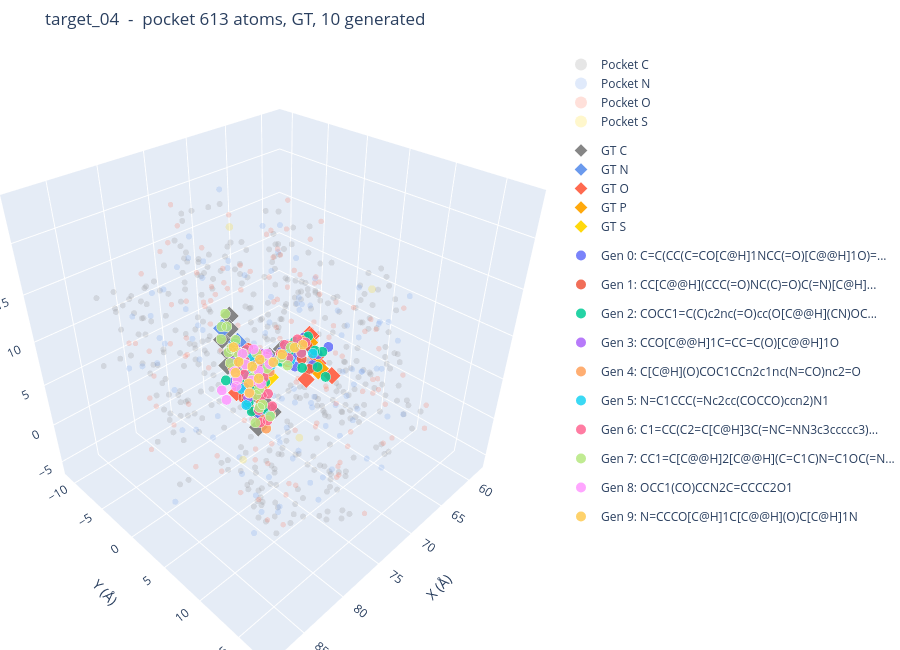

Notebook cell for this chart:
### Markdown cell above
## 3. Interactive 3D viewer

Pocket (translucent grey) + GT ligand (large, outlined) + generated ligands (one trace per molecule).

### Code cell
# Section 3 - Plotly 3D viewer: pocket + GT ligand + generated ligands.
traces = []

# pocket - semi-transparent markers
for elem in sorted(set(poc_elems)):
    xyz = poc_coords[[i for i, e in enumerate(poc_elems) if e == elem]]
    traces.append(go.Scatter3d(
        x=xyz[:, 0], y=xyz[:, 1], z=xyz[:, 2], mode="markers",
        marker=dict(size=ELEM_SIZE.get(elem, 3),
                    color=ELEM_COLOR.get(elem, "white"), opacity=0.20),
        name=f"Pocket {elem}", legendgroup="pocket",
    ))

# GT ligand - large diamonds with a white outline
if gt_mol is not None:
    gt_xyz, gt_elems = mol_coords(gt_mol), mol_elems(gt_mol)
    for elem in sorted(set(gt_elems)):
        xyz = gt_xyz[[i for i, e in enumerate(gt_elems) if e == elem]]
        traces.append(go.Scatter3d(
            x=xyz[:, 0], y=xyz[:, 1], z=xyz[:, 2], mode="markers",
            marker=dict(size=ELEM_SIZE.get(elem, 3.5) * 1.8,
                        color=ELEM_COLOR.get(elem, "purple"), opacity=0.95,
                        symbol="diamond", line=dict(width=1.5, color="white")),
            name=f"GT {elem}", legendgroup="gt",
        ))

# generated ligands - one trace per molecule
for i, mol in enumerate(gen_mols):
    xyz = mol_coords(mol)
    smi = Chem.MolToSmiles(mol)
    traces.append(go.Scatter3d(
        x=xyz[:, 0], y=xyz[:, 1], z=xyz[:, 2], mode="markers",
        marker=dict(size=6, color=palette[i % len(palette)], opacity=0.85,
                    line=dict(width=0.6, color="white")),
        name=f"Gen {i}: {smi[:34]}{'...' if len(smi) > 34 else ''}",
        legendgroup=f"gen_{i}", text=mol_elems(mol),
        hovertemplate="%{text}<br>(%{x:.2f}, %{y:.2f}, %{z:.2f})<extra>%{fullData.name}</extra>",
    ))

fig = go.Figure(traces)
fig.update_layout(
    title=f"{td.name}  -  pocket {len(poc_coords)} atoms, GT, {len(gen_mols)} generated",
    scene=dict(xaxis_title="X (Å)", yaxis_title="Y (Å)",
               zaxis_title="Z (Å)", aspectmode="data"),
    width=900, height=650,
    legend=dict(itemsizing="constant", groupclick="toggleitem"),
    margin=dict(l=0, r=0, t=50, b=0),
)
fig.show()

### Figure 1 — Plotly figure (JSON) as saved in the notebook; plotly's stock layout.template omitted (floating-point values rounded to 4 significant figures; data arrays with more than 128 entries replaced by an {"elided": "..."} marker saying what was removed)
{"data": [{"legendgroup": "pocket", "marker": {"color": "gray", "opacity": 0.2, "size": 3.5}, "mode": "markers", "name": "Pocket C", "type": "scatter3d", "x": {"elided": "379 float values"}, "y": {"elided": "379 float values"}, "z": {"elided": "379 float values"}}, {"legendgroup": "pocket", "marker": {"color": "cornflowerblue", "opacity": 0.2, "size": 3.5}, "mode": "markers", "name": "Pocket N", "type": "scatter3d", "x": [71.71, 70.52, 72.61, 71.11, 69.33, 70.52, 70.8, 79.55, 79.08, 76.25, 67.44, 65.35, 66.81, 69.04, 67.46, 70.34, 70.57, 68.73, 71.28, 72.18, 74.26, 73.68, 75.01, 73.41, 70.29, 80.38, 76.65, 82.26, 83.23, 70.0, 78.23, 75.56, 64.49, 67.68, 75.01, 70.95, 69.31, 72.78, 81.06, 75.65, 85.54, 82.93, 81.29, 82.56, 84.45, 78.11, 78.09, 85.6, 85.78, 88.19, 79.2, 79.05, 79.84, 80.04, 82.48, 77.45, 79.0, 76.49, 86.38, 82.22, 62.2, 65.69, 64.14, 62.89, 67.81, 68.53, 68.08, 73.37, 67.09, 67.73, 67.72, 63.15, 66.71, 66.52, 68.35, 61.48, 59.79, 61.88, 62.15, 65.48, 62.64, 62.78, 69.64, 72.28, 69.08, 70.27, 58.25, 66.32, 76.47, 59.88, 85.49, 83.16, 80.91, 82.48, 74.65, 84.91, 83.5, 83.31, 71.78, 72.25, 76.42, 74.56], "y": [12.38, 6.623, 11.61, 11.77, 7.811, 7.693, 6.064, 9.472, 7.05, 5.181, 7.078, 4.122, 1.817, 2.739, -0.559, -0.079, -3.109, -4.344, 3.113, 3.254, 3.395, 4.472, -7.464, -7.012, -3.793, -4.662, -3.707, -2.688, 0.244, 0.511, -6.181, -3.505, -5.952, -2.764, -10.96, -9.606, -7.273, -3.427, -7.739, 10.43, 4.787, 5.494, 4.297, 10.01, 12.4, 12.65, 3.601, 0.082, 6.996, 6.521, 14.52, 14.76, 12.05, 10.55, 12.96, 16.14, 9.721, 5.764, 15.07, 14.86, 4.556, 5.521, 0.37, 4.939, 3.283, 1.461, 1.198, 6.442, 10.35, 3.119, 0.652, 8.684, 10.35, 8.485, 8.722, 6.499, 2.266, 2.034, 10.04, -5.264, -3.844, 11.41, 14.09, 10.22, 11.92, 14.51, 6.749, 6.225, 1.453, 6.19, -2.223, -1.492, -0.272, 3.387, 7.534, 7.12, 4.444, -0.711, 0.352, 2.959, -4.233, -1.99], "z": [10.28, 8.666, 7.671, 5.42, 2.488, 0.468, 2.049, 10.43, 12.03, 12.99, 10.55, 9.951, 10.15, 11.68, 4.946, 3.651, 2.083, 3.571, -2.143, 2.314, 2.819, -1.764, 9.26, 6.214, 12.7, 9.715, 5.846, 8.821, 12.88, 16.71, 1.513, 16.36, 10.04, 9.565, 10.08, 10.33, 12.59, 14.61, 11.0, -1.702, 7.51, 5.48, 6.18, -3.357, 4.672, 11.32, -3.642, 11.67, 9.095, 2.312, 1.801, 4.523, 5.361, 6.893, 1.636, 10.59, -2.896, -3.674, 6.336, 9.674, 5.471, 3.387, 3.851, -0.079, -0.756, 0.522, -1.751, 14.61, 12.09, 14.1, 15.3, 9.708, 6.873, 5.421, 6.816, 7.955, 9.489, 4.381, 12.74, 4.307, 6.111, -0.452, 5.011, -2.456, -2.046, -0.635, 4.202, -4.445, -3.934, 1.063, 10.18, 14.84, 19.08, 21.88, 16.85, 18.71, 15.54, 17.46, 19.88, 20.99, 18.87, 23.39]}, {"legendgroup": "pocket", "marker": {"color": "tomato", "opacity": 0.2, "size": 3.2}, "mode": "markers", "name": "Pocket O", "type": "scatter3d", "x": [74.33, 70.35, 72.8, 72.25, 67.97, 77.59, 81.05, 76.62, 74.85, 66.55, 65.65, 64.58, 65.18, 68.91, 69.66, 70.01, 69.18, 68.0, 71.22, 66.37, 69.94, 72.68, 75.01, 76.54, 75.7, 75.75, 75.03, 74.68, 71.97, 73.75, 71.67, 82.15, 77.26, 83.42, 80.91, 80.67, 69.92, 74.17, 74.61, 80.13, 77.43, 76.56, 77.04, 64.97, 67.79, 73.61, 70.26, 72.72, 71.42, 74.21, 82.31, 73.29, 87.44, 80.36, 82.1, 77.45, 78.89, 78.14, 80.36, 83.91, 86.14, 86.88, 83.96, 83.99, 86.14, 76.8, 80.06, 79.73, 79.43, 76.55, 73.81, 78.49, 79.01, 85.15, 82.97, 62.5, 64.78, 66.62, 62.41, 64.38, 72.75, 65.65, 66.65, 69.47, 66.99, 63.74, 60.01, 60.51, 62.84, 61.0, 64.23, 61.79, 60.09, 62.79, 64.47, 65.28, 69.03, 70.44, 69.09, 70.04, 70.18, 65.6, 69.27, 58.78, 59.88, 67.79, 74.24, 73.27, 71.94, 61.8, 61.86, 85.83, 82.74, 79.17, 82.47, 81.5, 79.51, 75.05, 77.04, 83.79, 85.31, 82.21, 70.79, 70.44, 74.88, 75.55, 75.99, 74.51], "y": [10.71, 7.367, 12.5, 5.439, 12.6, 6.457, 8.454, 7.315, 4.84, 4.832, 1.268, 3.068, 0.945, 0.717, 2.989, -2.045, -1.555, -5.67, -6.077, -3.314, -5.444, 5.6, 4.097, 3.974, -6.847, -2.806, -3.443, -8.319, -4.556, -3.851, -1.493, -3.634, -1.604, -1.959, -1.514, 4.321, 1.493, -0.072, 0.408, -4.184, -6.046, -1.312, -1.845, -4.532, -2.915, -9.139, -7.009, -8.229, -5.703, -5.302, -5.799, 11.89, 2.737, 11.51, 13.49, 10.05, 10.96, -0.058, 3.242, 2.005, 1.459, 3.41, 3.828, 10.47, 7.026, 14.67, 16.99, 12.35, 14.16, 8.539, 15.61, 3.744, 6.92, 14.44, 12.73, 2.791, 3.7, 1.498, -3.491, 3.88, 7.624, 8.399, 1.41, -1.521, -2.139, 6.417, 5.064, 2.3, -1.464, 8.795, -5.29, -5.148, -2.838, 13.88, 9.004, 7.909, 17.65, 13.39, 11.73, 10.2, 9.295, 12.26, 13.73, 4.809, 8.945, 4.01, 1.412, -1.203, 0.508, 6.734, 0.188, -1.109, -2.794, -2.08, 6.317, 3.632, 4.277, 10.02, 8.986, 9.659, 5.791, -0.551, 2.435, 5.957, 4.539, 5.465, -7.101, -0.968], "z": [8.888, 10.76, 4.163, 6.045, 4.588, 10.44, 8.203, 13.62, 15.37, 11.73, 12.0, 7.331, 7.078, 12.65, 15.21, 4.779, 1.278, 1.92, 2.202, 4.977, 5.904, -0.057, -4.005, -1.097, 6.406, 9.987, 11.98, 3.077, 4.209, 5.402, 14.57, 6.785, 6.236, 11.1, 14.96, 8.926, 19.33, 16.73, 14.59, -0.814, 17.99, 15.02, 12.94, 13.34, 11.84, 8.853, 10.55, 12.19, 13.15, 16.57, 9.506, -1.313, 5.251, -2.811, 3.795, 11.01, 13.72, -3.622, -1.936, 14.08, 9.368, 10.06, 8.822, 14.01, 5.298, 4.615, 6.839, 2.343, 10.29, -2.519, -3.262, -5.854, -4.06, 3.97, 9.485, 2.331, 4.361, 4.487, -1.016, -2.485, 18.07, 11.02, 17.14, 17.61, 14.32, 7.825, 5.675, 7.361, 3.891, 10.37, 6.697, 9.375, 6.636, 2.201, 3.747, 1.971, 5.451, 8.165, 7.641, -0.917, -4.143, -1.342, 1.287, 2.467, 1.697, -3.61, -5.833, -2.577, -2.774, -0.881, -3.552, 13.54, 18.19, 21.56, 19.93, 17.68, 18.37, 19.49, 16.29, 16.42, 15.47, 20.88, 22.62, 21.72, 21.95, 20.13, 20.86, 21.39]}, {"legendgroup": "pocket", "marker": {"color": "gold", "opacity": 0.2, "size": 4.5}, "mode": "markers", "name": "Pocket S", "type": "scatter3d", "x": [72.26, 75.26, 82.15, 62.67], "y": [-3.506, 8.553, 8.41, 6.027], "z": [18.63, 2.506, 4.32, 12.04]}, {"legendgroup": "gt", "marker": {"color": "gray", "line": {"color": "white", "width": 1.5}, "opacity": 0.95, "size": 6.3, "symbol": "diamond"}, "mode": "markers", "name": "GT C", "type": "scatter3d", "x": [73.73, 74.77, 74.56, 76.02, 77.18, 76.81, 78.03, 78.34, 77.7, 72.26, 71.46, 77.23, 77.15, 77.03, 77.29, 77.38, 77.33], "y": [1.903, 1.154, -0.352, 2.927, 3.801, 5.26, 6.133, 6.318, 7.474, 1.604, 2.52, 1.15, 1.446, 0.344, 1.692, 1.873, 2.727], "z": [6.856, 7.417, 7.857, 6.647, 6.298, 5.981, 5.809, 4.332, 6.437, 6.658, 7.595, 7.945, 9.457, 10.34, 12.25, 13.76, 10.04]}, {"legendgroup": "gt", "marker": {"color": "cornflowerblue", "line": {"color": "white", "width": 1.5}, "opacity": 0.95, "size": 6.3, "symbol": "diamond"}, "mode": "markers", "name": "GT N", "type": "scatter3d", "x": [76.02, 77.07, 77.39, 77.57], "y": [1.74, 0.482, 2.813, 3.887], "z": [7.302, 11.67, 11.44, 9.384]}, {"legendgroup": "gt", "marker": {"color": "tomato", "line": {"color": "white", "width": 1.5}, "opacity": 0.95, "size": 5.76, "symbol": "diamond"}, "mode": "markers", "name": "GT O", "type": "scatter3d", "x": [78.33, 70.09, 69.34, 67.71, 69.12, 68.47, 70.22, 67.77], "y": [3.505, 2.534, 4.093, 2.878, 4.852, 6.397, 4.615, 3.952], "z": [6.694, 7.082, 9.033, 7.507, 6.697, 4.879, 4.394, 4.74]}, {"legendgroup": "gt", "marker": {"color": "orange", "line": {"color": "white", "width": 1.5}, "opacity": 0.95, "size": 7.2, "symbol": "diamond"}, "mode": "markers", "name": "GT P", "type": "scatter3d", "x": [68.99, 68.83], "y": [3.559, 4.917], "z": [7.685, 5.117]}, {"legendgroup": "gt", "marker": {"color": "gold", "line": {"color": "white", "width": 1.5}, "opacity": 0.95, "size": 8.1, "symbol": "diamond"}, "mode": "markers", "name": "GT S", "type": "scatter3d", "x": [74.36], "y": [3.386], "z": [6.256]}, {"hovertemplate": "%{text}<br>(%{x:.2f}, %{y:.2f}, %{z:.2f})<extra>%{fullData.name}</extra>", "legendgroup": "gen_0", "marker": {"color": "#636EFA", "line": {"color": "white", "width": 0.6}, "opacity": 0.85, "size": 6}, "mode": "markers", "name": "Gen 0: C=C(CC(C=CO[C@H]1NCC(=O)[C@@H]1O)=...", "text": ["C", "C", "C", "C", "C", "C", "C", "C", "C", "C", "C", "C", "C", "O", "O", "O", "N", "N"], "type": "scatter3d", "x": [68.62, 68.89, 69.47, 70.52, 72.82, 73.74, 74.87, 75.09, 75.63, 76.04, 77.36, 77.89, 77.67, 67.49, 69.66, 71.53, 70.27, 78.18], "y": [4.608, 4.23, 3.716, 3.132, 2.172, 2.954, 0.7426, 2.734, 1.758, 3.651, 3.769, 2.743, 5.81, 4.961, 3.758, 2.506, 3.175, 4.785], "z": [6.617, 5.246, 7.362, 6.566, 7.161, 6.373, 8.092, 6.572, 7.45, 5.935, 6.52, 7.264, 5.22, 7.098, 8.707, 7.275, 5.25, 6.032]}, {"hovertemplate": "%{text}<br>(%{x:.2f}, %{y:.2f}, %{z:.2f})<extra>%{fullData.name}</extra>", "legendgroup": "gen_1", "marker": {"color": "#EF553B", "line": {"color": "white", "width": 0.6}, "opacity": 0.85, "size": 6}, "mode": "markers", "name": "Gen 1: CC[C@@H](CCC(=O)NC(C)=O)C(=N)[C@H]...", "text": ["C", "C", "C", "C", "C", "C", "C", "C", "C", "C", "C", "C", "C", "C", "C", "O", "O", "O", "N", "N"], "type": "scatter3d", "x": [69.14, 69.72, 71.59, 72.84, 73.48, 74.07, 74.84, 75.17, 76.48, 77.09, 76.97, 77.45, 77.47, 77.65, 77.65, 68.77, 71.15, 76.65, 70.9, 77.21], "y": [4.063, 3.535, 2.408, 1.676, -0.0578, 2.319, 0.2608, 1.576, 2.158, 3.423, 3.344, 4.363, 4.737, 5.554, 5.753, 3.386, 3.2, 2.508, 2.738, 1.54], "z": [4.815, 6.062, 7.021, 7.003, 7.446, 6.795, 7.753, 7.34, 7.566, 5.353, 6.812, 7.553, 4.847, 7.104, 5.673, 7.043, 8.1, 4.583, 5.862, 8.4]}, {"hovertemplate": "%{text}<br>(%{x:.2f}, %{y:.2f}, %{z:.2f})<extra>%{fullData.name}</extra>", "legendgroup": "gen_2", "marker": {"color": "#00CC96", "line": {"color": "white", "width": 0.6}, "opacity": 0.85, "size": 6}, "mode": "markers", "name": "Gen 2: COCC1=C(C)c2nc(=O)cc(O[C@@H](CN)OC...", "text": ["C", "C", "C", "C", "C", "C", "C", "C", "C", "C", "C", "C", "C", "C", "C", "C", "O", "O", "O", "O", "O", "N", "N", "N"], "type": "scatter3d", "x": [67.27, 68.5, 68.55, 69.75, 70.76, 70.76, 73.12, 73.2, 74.15, 75.22, 75.56, 76.83, 76.77, 77.2, 77.84, 77.97, 68.24, 69.45, 72.06, 74.11, 78.39, 69.52, 74.53, 75.4], "y": [4.044, 4.124, 4.595, 3.631, 2.857, 3.512, 0.9753, 2.372, 0.1862, 4.046, 2.002, 2.505, 3.903, 6.143, 4.588, 1.697, 5.43, 3.114, 3.001, -1.246, 5.54, 4.076, 2.872, 0.6922], "z": [5.945, 6.742, 5.022, 5.038, 7.248, 8.583, 7.205, 6.951, 7.573, 6.491, 7.149, 6.895, 6.535, 5.659, 5.944, 6.919, 4.085, 6.514, 6.648, 7.71, 5.74, 8.873, 6.941, 7.551]}, {"hovertemplate": "%{text}<br>(%{x:.2f}, %{y:.2f}, %{z:.2f})<extra>%{fullData.name}</extra>", "legendgroup": "gen_3", "marker": {"color": "#AB63FA", "line": {"color": "white", "width": 0.6}, "opacity": 0.85, "size": 6}, "mode": "markers", "name": "Gen 3: CCO[C@@H]1C=CC=C(O)[C@@H]1O", "text": ["C", "C", "C", "C", "C", "C", "C", "C", "O", "O", "O"], "type": "scatter3d", "x": [73.13, 72.91, 73.94, 74.39, 75.25, 75.54, 77.55, 78.32, 74.66, 76.18, 76.6], "y": [1.235, 2.525, 3.267, 0.7666, 2.953, 1.585, 3.775, 5.03, -0.5995, 4.01, 1.047], "z": [7.289, 6.968, 6.871, 7.53, 7.003, 7.385, 7.01, 6.99, 7.835, 6.969, 7.961]}, {"hovertemplate": "%{text}<br>(%{x:.2f}, %{y:.2f}, %{z:.2f})<extra>%{fullData.name}</extra>", "legendgroup": "gen_4", "marker": {"color": "#FFA15A", "line": {"color": "white", "width": 0.6}, "opacity": 0.85, "size": 6}, "mode": "markers", "name": "Gen 4: C[C@H](O)COC1CCn2c1nc(N=CO)nc2=O", "text": ["C", "C", "C", "C", "C", "C", "C", "C", "C", "C", "O", "O", "O", "O", "N", "N", "N", "N"], "type": "scatter3d", "x": [70.89, 73.07, 74.72, 75.49, 76.74, 77.06, 77.5, 77.83, 77.7, 78.09, 69.66, 75.12, 76.93, 78.88, 71.7, 73.42, 74.13, 75.73], "y": [3.034, 2.587, 1.002, 3.294, 4.04, 1.704, 5.791, 3.104, 7.277, 7.098, 3.396, -0.1542, 5.387, 7.669, 2.93, 1.309, 3.552, 1.997], "z": [7.952, 6.94, 7.631, 7.199, 7.42, 7.852, 6.295, 7.568, 5.963, 4.494, 8.175, 7.998, 7.476, 6.391, 6.833, 7.25, 6.85, 7.588]}, {"hovertemplate": "%{text}<br>(%{x:.2f}, %{y:.2f}, %{z:.2f})<extra>%{fullData.name}</extra>", "legendgroup": "gen_5", "marker": {"color": "#19D3F3", "line": {"color": "white", "width": 0.6}, "opacity": 0.85, "size": 6}, "mode": "markers", "name": "Gen 5: N=C1CCC(=Nc2cc(COCCO)ccn2)N1", "text": ["C", "C", "C", "C", "C", "C", "C", "C", "C", "C", "C", "C", "O", "O", "N", "N", "N", "N"], "type": "scatter3d", "x": [69.39, 69.78, 71.11, 71.47, 73.86, 74.98, 75.35, 76.38, 76.24, 77.35, 77.33, 77.65, 77.77, 78.23, 68.24, 70.4, 72.67, 74.16], "y": [3.224, 3.358, 2.966, 2.457, 2.131, 3.074, 0.82, 1.706, 2.849, 5.474, 6.787, 3.443, 4.158, 6.255, 3.643, 2.617, 2.217, 1.047], "z": [6.471, 7.795, 7.845, 6.591, 6.708, 6.424, 7.957, 7.821, 7.023, 5.517, 5.369, 6.714, 5.309, 6.342, 6.027, 5.746, 6.14, 7.41]}, {"hovertemplate": "%{text}<br>(%{x:.2f}, %{y:.2f}, %{z:.2f})<extra>%{fullData.name}</extra>", "legendgroup": "gen_6", "marker": {"color": "#FF6692", "line": {"color": "white", "width": 0.6}, "opacity": 0.85, "size": 6}, "mode": "markers", "name": "Gen 6: C1=CC(C2=C[C@H]3C(=NC=NN3c3ccccc3)...", "text": ["C", "C", "C", "C", "C", "C", "C", "C", "C", "C", "C", "C", "C", "C", "C", "C", "C", "C", "C", "N", "N", "N"], "type": "scatter3d", "x": [69.38, 69.53, 70.41, 70.68, 71.56, 71.7, 73.41, 74.28, 74.79, 75.14, 76.06, 76.34, 76.81, 76.68, 76.92, 77.26, 77.52, 78.07, 78.16, 72.63, 72.85, 74.63], "y": [3.664, 3.279, 3.548, 2.634, 2.985, 2.587, -0.427, 2.159, 3.407, 1.219, 3.842, 1.665, 2.977, 5.121, 6.153, 5.265, 7.281, 6.306, 7.331, 0.5014, 1.814, -0.0468], "z": [7.906, 6.554, 8.724, 6.203, 8.372, 7.069, 7.02, 6.816, 6.451, 7.435, 6.839, 7.907, 7.648, 6.351, 7.283, 5.071, 6.852, 4.71, 5.635, 6.606, 6.724, 7.482]}, {"hovertemplate": "%{text}<br>(%{x:.2f}, %{y:.2f}, %{z:.2f})<extra>%{fullData.name}</extra>", "legendgroup": "gen_7", "marker": {"color": "#B6E880", "line": {"color": "white", "width": 0.6}, "opacity": 0.85, "size": 6}, "mode": "markers", "name": "Gen 7: CC1=C[C@@H]2[C@@H](C=C1C)N=C1OC(=N...", "text": ["C", "C", "C", "C", "C", "C", "C", "C", "C", "C", "C", "C", "C", "C", "C", "C", "C", "O", "O", "O", "O", "N", "N", "N", "N", "N", "N"], "type": "scatter3d", "x": [71.52, 72.91, 73.22, 73.98, 74.51, 75.55, 75.96, 76.37, 76.95, 76.89, 77.22, 77.19, 77.16, 77.45, 77.56, 77.86, 77.98, 70.9, 70.78, 76.82, 77.28, 74.94, 75.19, 76.85, 77.13, 77.28, 77.19], "y": [2.505, 2.069, 0.7752, 3.022, 0.3621, 1.362, 3.786, 4.048, 0.105, 4.211, 1.302, 2.457, 5.279, 5.548, 6.119, 5.439, 7.493, 2.731, 3.039, 1.063, 2.478, -0.8836, 2.667, 0.1324, 1.275, 1.216, 3.684], "z": [6.601, 6.888, 7.157, 6.867, 7.514, 7.491, 7.061, 5.636, 10.23, 8.051, 12.3, 10.08, 5.294, 7.723, 6.374, 4.007, 6.09, 5.467, 7.708, 7.97, 11.47, 7.716, 7.274, 11.57, 9.451, 13.64, 9.344]}, {"hovertemplate": "%{text}<br>(%{x:.2f}, %{y:.2f}, %{z:.2f})<extra>%{fullData.name}</extra>", "legendgroup": "gen_8", "marker": {"color": "#FF97FF", "line": {"color": "white", "width": 0.6}, "opacity": 0.85, "size": 6}, "mode": "markers", "name": "Gen 8: OCC1(CO)CCN2C=CCCC2O1", "text": ["C", "C", "C", "C", "C", "C", "C", "C", "C", "C", "O", "O", "O", "N"], "type": "scatter3d", "x": [72.44, 73.12, 73.24, 74.5, 75.16, 75.28, 76.59, 77.43, 77.7, 78.26, 76.58, 77.16, 78.86, 74.59], "y": [1.48, 0.3114, 2.616, 0.222, 1.316, 3.535, 3.286, 2.459, 3.008, 1.391, 1.34, 4.336, 2.702, 2.51], "z": [7.034, 7.304, 6.796, 7.416, 7.06, 6.071, 5.524, 6.329, 7.645, 5.746, 7.008, 7.913, 5.704, 6.663]}, {"hovertemplate": "%{text}<br>(%{x:.2f}, %{y:.2f}, %{z:.2f})<extra>%{fullData.name}</extra>", "legendgroup": "gen_9", "marker": {"color": "#FECB52", "line": {"color": "white", "width": 0.6}, "opacity": 0.85, "size": 6}, "mode": "markers", "name": "Gen 9: N=CCCO[C@H]1C[C@@H](O)C[C@H]1N", "text": ["C", "C", "C", "C", "C", "C", "C", "C", "O", "O", "N", "N"], "type": "scatter3d", "x": [70.52, 71.45, 72.8, 74.95, 75.41, 76.01, 76.84, 77.21, 73.64, 77.78, 69.31, 75.83], "y": [3.307, 2.538, 2.682, 2.021, 3.373, 1.34, 3.565, 2.212, 1.714, 4.65, 3.231, 0.4848], "z": [7.7, 6.986, 6.825, 7.088, 6.657, 7.825, 6.966, 7.664, 7.082, 7.008, 7.395, 8.99]}], "layout": {"height": 650, "legend": {"groupclick": "toggleitem", "itemsizing": "constant"}, "margin": {"b": 0, "l": 0, "r": 0, "t": 50}, "scene": {"aspectmode": "data", "xaxis": {"title": {"text": "X (Å)"}}, "yaxis": {"title": {"text": "Y (Å)"}}, "zaxis": {"title": {"text": "Z (Å)"}}}, "title": {"text": "target_04  -  pocket 613 atoms, GT, 10 generated"}, "width": 900}}
